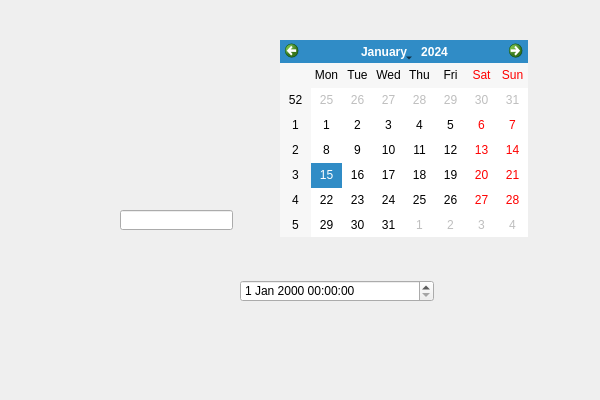
<?xml version="1.0" encoding="UTF-8"?>
<ui version="4.0">
 <class>TimeEditorClass</class>
 <widget class="QWidget" name="TimeEditorClass">
  <property name="geometry">
   <rect>
    <x>0</x>
    <y>0</y>
    <width>600</width>
    <height>400</height>
   </rect>
  </property>
  <property name="windowTitle">
   <string>TimeEditor</string>
  </property>
  <widget class="QLineEdit" name="lineEdit">
   <property name="geometry">
    <rect>
     <x>120</x>
     <y>210</y>
     <width>113</width>
     <height>20</height>
    </rect>
   </property>
  </widget>
  <widget class="QDateTimeEdit" name="dateTimeEdit">
   <property name="geometry">
    <rect>
     <x>240</x>
     <y>280</y>
     <width>194</width>
     <height>22</height>
    </rect>
   </property>
  </widget>
  <widget class="QCalendarWidget" name="calendarWidget">
   <property name="geometry">
    <rect>
     <x>280</x>
     <y>40</y>
     <width>248</width>
     <height>197</height>
    </rect>
   </property>
  </widget>
 </widget>
 <layoutdefault spacing="6" margin="11"/>
 <resources/>
 <connections/>
</ui>
